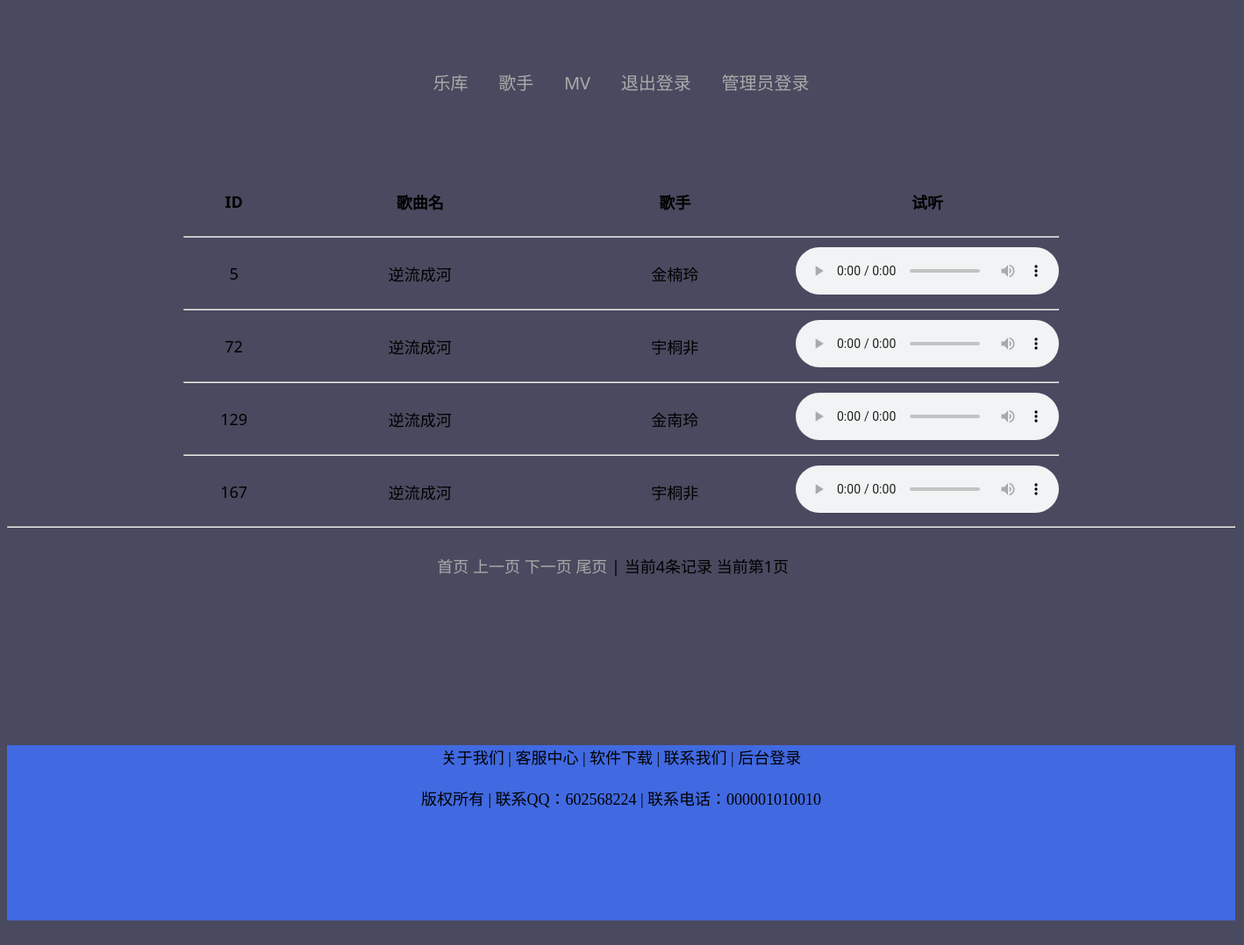
The app's page /result.php?words=逆流成河 with its own data.
### tables this page shows
CREATE TABLE `video` (
  `ID` int(11) NOT NULL AUTO_INCREMENT,
  `name` varchar(100) NOT NULL DEFAULT '' COMMENT '音乐名称',
  `actor` varchar(255) NOT NULL DEFAULT '' COMMENT '演唱者',
  `qu` varchar(255) NOT NULL DEFAULT '' COMMENT '作曲者',
  PRIMARY KEY (`ID`)
);

### result.php (the view, shortened to what this page needs)
<!doctype html>
<html>
<head>
<link href="css/table.css" rel="stylesheet" type="text/css"/>
<link href="css/quan.css" rel="stylesheet" type="text/css" />
</head>
<body>
<div id="quan"><div id="ssss">
  <div id="dao"><div class="container">
	<nav>
		<ul>
            <li><a href="index.php">乐库</a></li>
			<li><a href="songer.php">歌手</a></li>
			<li><a href="MV.php">MV</a></li>
            <li><a href="quite.php">退出登录</a></li>
			<li><a href="manager.php">管理员登录</a></li>
		</ul>
	</nav>
    </div>
<p>&nbsp;</p>
<?php
	$wd=$_GET['words'];
	$sqlstr1="select * from video where name like '%$wd%' or actor like '%$wd%' ";
	$rs1=mysql_query($sqlstr1);
$recordcont=mysql_num_rows($rs1);
$pagesize=20;
$pagecount=ceil($recordcont/$pagesize);
$pageno=isset($_GET['pageno'])?$_GET['pageno']:1;
$starno=($pageno-1)*$pagesize;
$sqlstr="select*from video where name like '%$wd%'  or actor like '%$wd%' limit $starno,$pagesize";
   $rs=mysql_query($sqlstr);
   ?>
<table width="1000" border="0" align="center" cellspacing="0">
  <tr>
    <th width="121" height="56" scope="col">ID</th>
    <th width="325" scope="col">歌曲名</th>
    <th width="289" scope="col">歌手</th>
    <th width="257" scope="col">试听</th>
  </tr>
  <?php
      while($row=mysql_fetch_assoc($rs)){
	  ?>
  <tr>
    <td height="20" colspan="5"><hr></td>
  </tr>
  <tr>
    <td height="59"><?php echo $row['ID']?></td>
    <td><?php echo $row['name']?></td>
    <td><?php echo $row['actor']?></td>
    <td><audio controls> <source src="<?php echo $row['qu']?>"></source></audio></td>
  </tr>
  <?php
  }
  ?>
</table>
<hr>
<table width="1000" align="center">
  <tr>
    <td><p><a href="?pageno=1&words=<?php echo $wd ?>">首页</a>
    <a href="?pageno=<?php echo $pageno-1 ?>&words=<?php echo $wd ?>">上一页</a>
    <a href="?pageno=<?php echo $pageno+1 ?>&words=<?php echo $wd ?>">下一页</a>
    <a href="?pageno=<?php echo $pagecount ?>&words=<?php echo $wd ?>">尾页  </a> | 当前<?php echo $recordcont ?>条记录 当前第<?php echo $pageno ?>页 &nbsp;&nbsp;&nbsp;</p></td>
  </tr>
</table>
<p>&nbsp;</p>
<br>
<br>
<div>
	<?php
	require("botton.php")
	?>
</div>
</body>
</html>

### css/table.css (style rules this page uses)
body { background: #494A5F; font-weight: 500; font-size: 1.05em; font-family: "Microsoft YaHei", "宋体", "Segoe UI", "Lucida Grande", Helvetica, Arial, sans-serif, FreeSans, Arimo; color: #D8D8D8; }

### css/quan.css (style rules this page uses)
#quan { float: left; height: 1500px; width: 1400px; }
#dao { float: left; height: 400px; width: 100%; background-image: none; }
body { color: #000000; font-family: 'Goudy Bookletter 1911', serif; font-weight: 500; font-size: large; font-family: "Microsoft YaHei", "宋体", "Segoe UI", "Lucida Grande", Helvetica, Arial, sans-serif, FreeSans, Arimo; background-color: #494A5F; }
div.container { text-align: left; margin: 0px; min-height: 100px; float: left; width: 1400px; }
body nav { text-align: center; margin-top: 60px; margin-bottom: 40px; position: relative; }
ul { list-style-type: none; margin-left: -40px; }
li { display: inline-block; }
a { color: #aaaaaa; text-decoration: none; }
li a { display: block; font-size: 20px; text-align: center; padding: 10px 15px; }
li a:before, li a:after { opacity: 0; border-top: 1px solid white; content: ''; display: block; position: relative; z-index: -1; margin: auto; width: 0px; }
li a:before { top: 0px; transform: rotate(120deg) translateY(-50%) translateX(-50%); }
li a:after { top: 5px; transform: rotate(-60deg) translateY(-50%) translateX(-50%); }
#ssss { float: left; height: 600px; width: 1400px; }

### css/botton.css (style rules this page uses)
body { text-align: center; vertical-align: middle; height: 200px; width: 100%; }

### records on screen
video: ID "5", name "逆流成河", actor "金楠玲"
video: ID "72", name "逆流成河", actor "宇桐非"
video: ID "129", name "逆流成河", actor "金南玲"
video: ID "167", name "逆流成河", actor "宇桐非"

### other values on screen
$recordcont "4"
$pageno "1"
